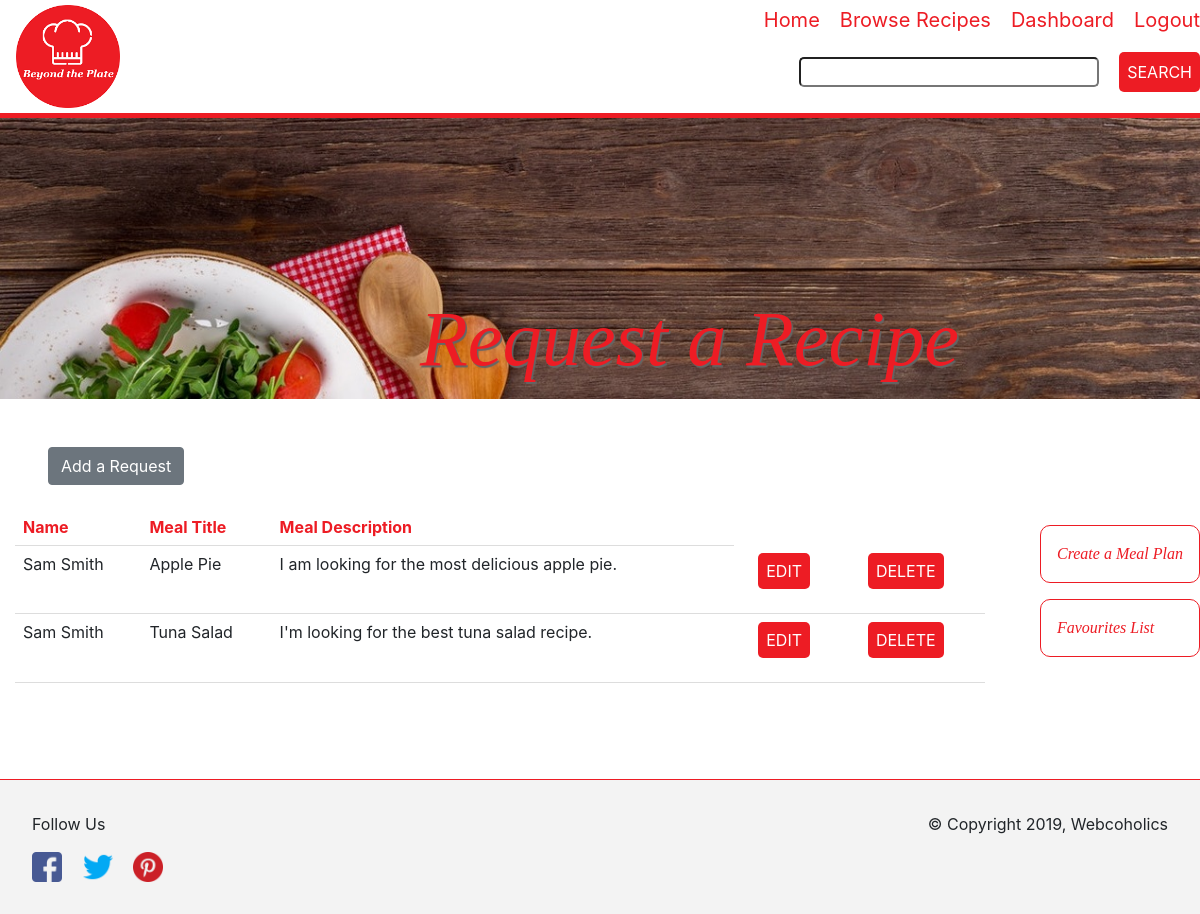
Screenshot of /request.php (signed in) with the database file from the repository.
### tables this page shows
CREATE TABLE `recipe_requests` (
  `id` int(6) NOT NULL,
  `user_id` int(10) NOT NULL,
  `title` varchar(100) NOT NULL,
  `description` varchar(500) NOT NULL,
  `is_deleted` int(1) NOT NULL DEFAULT '0',
  `created_date` int(10) NOT NULL,
  `modified_date` int(10) NOT NULL
);

CREATE TABLE `users` (
  `id` int(10) NOT NULL,
  `email` varchar(50) NOT NULL,
  `password` varchar(255) NOT NULL,
  `first_name` varchar(50) NOT NULL,
  `last_name` varchar(50) NOT NULL,
  `last_login` int(10) NOT NULL,
  `role` int(1) NOT NULL,
  `is_deleted` int(1) NOT NULL DEFAULT '0',
  `created_date` int(10) NOT NULL,
  `modified_date` int(10) NOT NULL
);

### lib/classes/Requestrecipe.php (called while the page is built, shortened)
<?php
class Requestrecipe extends Page
{
		private $db;
    public function __construct($db, $title, $custLinks=null)
    {
         $this->db = $db;
    }
    public function getAllRequests(){
		$sql = "SELECT first_name, last_name, role, recipe_requests.user_id, recipe_requests.id, title, description, recipe_requests.is_deleted
						FROM users
						INNER JOIN recipe_requests
						ON users.id = recipe_requests.user_id
						WHERE recipe_requests.is_deleted = 0";
		$pst = $this->db->prepare($sql);
		$pst->execute();
		$requests = $pst->fetchAll(PDO::FETCH_OBJ);
		return $requests;
	}
}
?>

### lib/controllers/request-controller.php (the view, shortened to what this page needs)
<?php
    function printTable($request) {
        $returnRequest = "";
        foreach ($request->getAllRequests() as $request) {
            if(!$request->is_deleted) {
                $returnRequest .= "<tr>";
                $returnRequest .= "<td>" . $request->first_name . " " . $request->last_name . "</td>";
                $returnRequest .= "<td>" . $request->title . "</td>";
                $returnRequest .= "<td>" . $request->description . "</td>";
                if(isset($_SESSION['userid']) == $request->user_id || $request->role == 1){
                $returnRequest .= "<td>" .
                    "<form action='views/reciperequest/editrequest.php' method='post'>" .
                        "<input type='hidden' name = 'id' value='$request->id' />" .
                        "<input type='submit' name='edit' value='Edit' class='main-button' />" .
                    "</form>" .
                    "</td>";
                $returnRequest .= "<td>" .
                    "<form action='#' method='post'>" .
                        "<input type='hidden' name = 'id' value='$request->id' />" .
                        "<input type='submit' name='delete' value='Delete' class='main-button' />" .
                    "</form>" .
                    "</td>";
                $returnRequest .= "</tr>";
                }else if(!isset($_SESSION['userid'])){
                    $returnRequest .= "<td>" .
                    "<form action='login.php' method='post'>" .
                        "<input type='submit' name='reply' value='Reply' class='main-button' />" .
                    "</form>" .
                    "</td>";
                $returnRequest .= "</tr>";
                }
            }
        }
        return $returnRequest;
    }
?>

### css/cookbook.css (style rules this page uses)
html { box-sizing: border-box; font-size: 16px; font-family: 'Roboto', sans-serif; color: #ed1c24; }
*, *::before, *::after { box-sizing: inherit; }
body { margin: 0; box-sizing: border-box; }
.main-button { background-color: #ed1c24; padding: 0.5em; border-radius: 5px; border: none; color: #ffffff; text-transform: uppercase; margin-left: 1em; }
#request-tbl th, #request-tbl td { padding: 8px; text-align: left; border-bottom: 1px solid #dddddd; border-top: none; border-left: none; border-right: none; }

### rows the page displays
recipe_requests: user.first_name "Sam", user.last_name "Smith", title "Apple Pie", description "I am looking for the most delicious apple pie."
recipe_requests: user.first_name "Sam", user.last_name "Smith", title "Tuna Salad", description "I'm looking for the best tuna salad recipe."

### other values shown
$linkName "Home"
$linkName "Browse Recipes"
